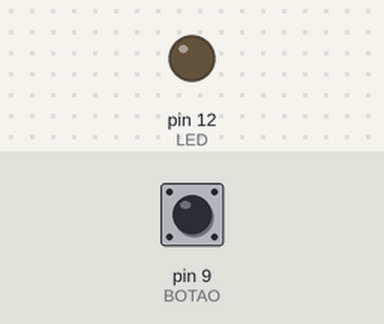
The sketch below on a simulated Arduino Uno, built with avr-gcc and run on an emulated ATmega328P. Parts: output pins drawn as LEDs (lit = HIGH). The test bench sets the inputs (shaded band); at power-on: pin 9 (BOTAO) LOW.

Above: at 1.2 s.
1.3 s: pin 9 (BOTAO) pulled HIGH for 0.15 s
At 1.37 s:
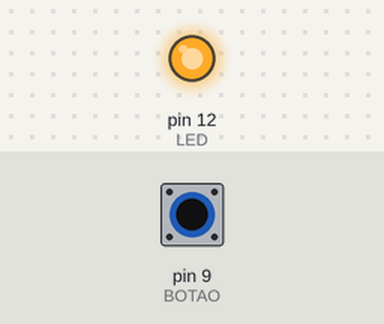
2.9 s: pin 9 (BOTAO) pulled HIGH for 3.2 s
At 7.5 s:
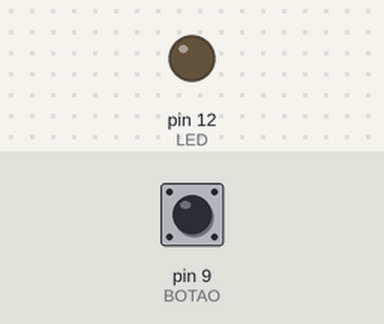
Timing chart, 0 to 9.0 s (numbered marks = the images above; inputs shaded):
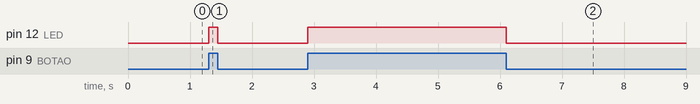

The sketch:

Sketch_Botao.ino
```cpp
int LED = 12;
int BOTAO = 9;

void setup(){
  pinMode(BOTAO, INPUT);
  pinMode(LED, OUTPUT);
}

void loop(){
  if (digitalRead(BOTAO) == HIGH){
    digitalWrite(LED, HIGH);
  }
  else{
    digitalWrite(LED, LOW);
  }
}
```

Measured:
- after the input at 1.3 s, pin 12 (LED): LOW → HIGH at once, → LOW 0.15 s later
- after the input at 2.9 s, pin 12 (LED): LOW → HIGH at once, → LOW 3.2 s later
